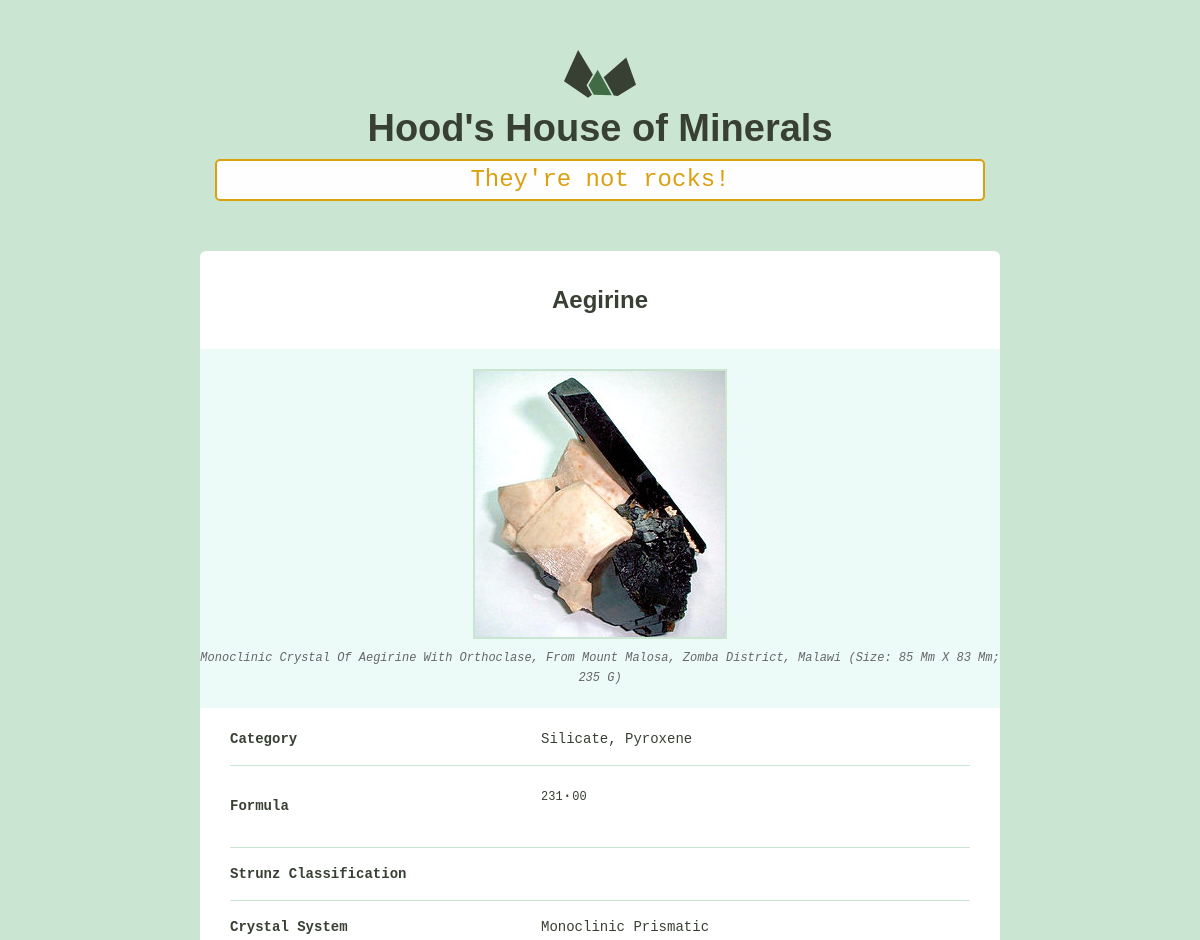
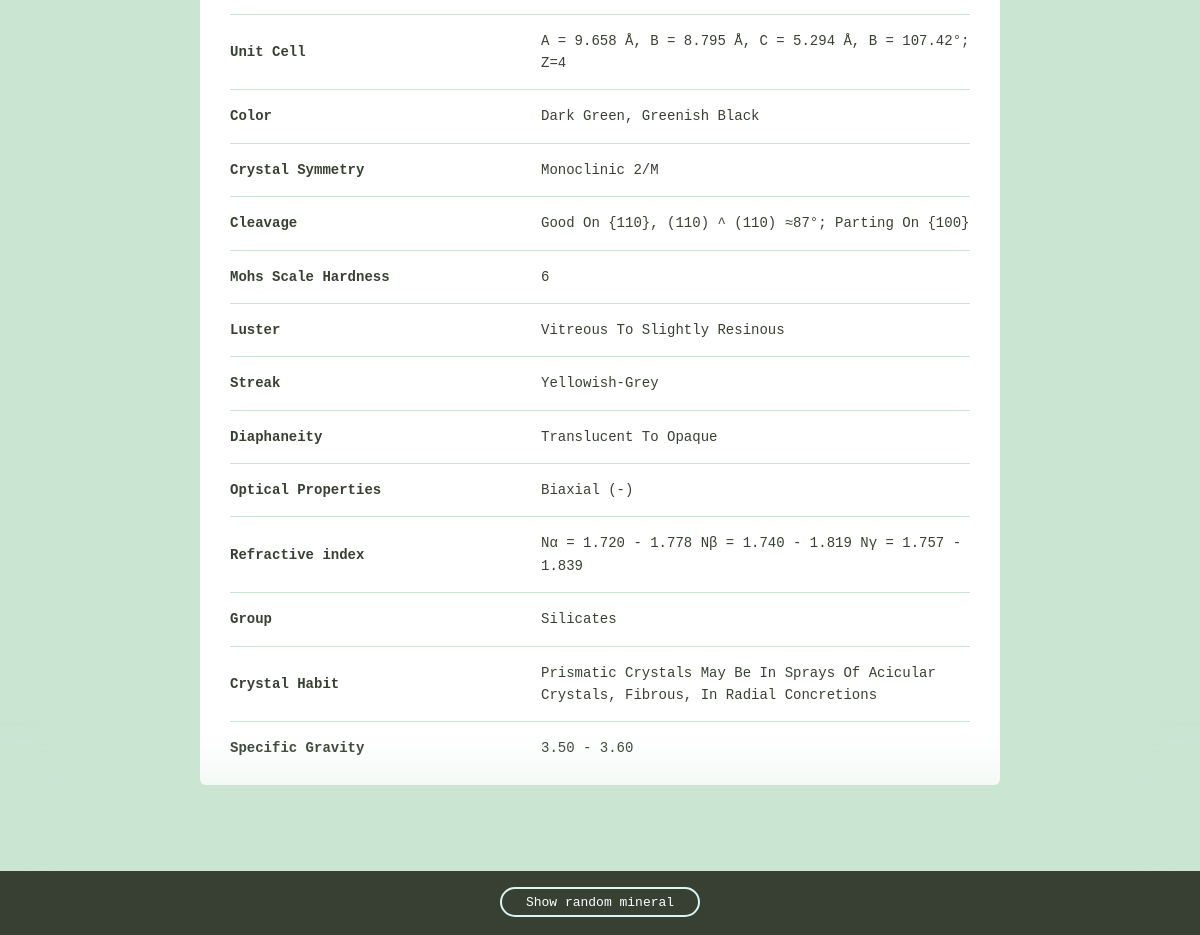
Screenshot of /detail/Aegirine/ with the database file from the repository (2 pictures, top to bottom).
### rocks/models.py (models this page shows, shortened)
class Rock(models.Model):
    name = models.CharField(max_length=255)
    image_filename = models.FileField(upload_to='static/rocks/images/')
    image_caption = models.CharField(max_length=255)
    category = models.CharField(max_length=255)
    formula = models.CharField(max_length=255)
    strunz_classification = models.CharField(max_length=255)
    crystal_system = models.CharField(max_length=255)
    unit_cell = models.CharField(max_length=255)
    color = models.CharField(max_length=255)
    crystal_symmetry = models.CharField(max_length=255)
    cleavage = models.CharField(max_length=255)
    mohs_scale_hardness = models.CharField(max_length=255)
    luster = models.CharField(max_length=255)
    streak = models.CharField(max_length=255)
    diaphaneity = models.CharField(max_length=255)
    optical_properties = models.CharField(max_length=255)
    refractive_index = models.CharField(max_length=255, default=None)
    group = models.CharField(max_length=255)
    crystal_habit = models.CharField(max_length=255, default=None)
    specific_gravity = models.CharField(max_length=255, default=None)

### rocks/views.py (the view)
# urls.py: url(r'^detail/(?P<rock_name>[äöü,\sa-zA-Z()-]+)/$', views.detail, name='detail'),
def detail(request, rock_name):
    get_rock = Rock.objects.get(name=rock_name)
    return render(request, 'rocks/detail.html', {'rock': get_rock})

### rocks/templatetags/rock_extras.py (called while the page is built)
@register.simple_tag
def random_rock():
    rocks = Rock.objects.all()
    rand_rock = choice(rocks)
    return rand_rock.name

@register.filter('markdown_to_html')
def markdown_to_html(markdown_text):
    html_body = markdown2.markdown(markdown_text)
    return mark_safe(html_body)

### rocks/templates/rocks/detail.html (shortened to what this page needs)
{% extends 'layout.html' %}
{% load static from staticfiles %}
{% load rock_extras %}
{% block content %}
    <div class="grid-100 mineral__container">
        <h1 class="mineral__name">{{rock.name|title}}</h1>
        <div class="mineral__image-bg">
            {% static "" as baseUrl %}
            <img class="mineral__image" src="{{baseUrl}}images/{{rock.image_filename}}" %}">
            <p class="mineral__caption">{{rock.image_caption|title}}</p>
        </div>
        <div class="mineral__table-container">
            <table class="mineral__table">
              <tr>
                <td class="mineral__category">Category</td>
                <td>{{rock.category|title}}</td>
              </tr>
              <tr>
                <td class="mineral__category">Formula</td>
                <td class="mineral__formula">{{rock.formula|markdown_to_html|title}}</td>
              </tr>
              <tr>
                <td class="mineral__category">Strunz Classification</td>
                <td>{{strunz_classification|title}}</td>
              </tr>
              <tr>
                <td class="mineral__category">Crystal System</td>
                <td>{{rock.crystal_system|title}}</td>
              </tr>
              <tr>
                <td class="mineral__category">Unit Cell</td>
                <td>{{rock.unit_cell|title}}</td>
              </tr>
              <tr>
                <td class="mineral__category">Color</td>
                <td>{{rock.color|title}}</td>
              </tr>
              <tr>
                <td class="mineral__category">Crystal Symmetry</td>
                <td>{{rock.crystal_symmetry|title}}</td>
              </tr>
              <tr>
                <td class="mineral__category">Cleavage</td>
                <td>{{rock.cleavage|title}}</td>
              </tr>
              <tr>
                <td class="mineral__category">Mohs Scale Hardness</td>
                <td>{{rock.mohs_scale_hardness|title}}</td>
              </tr>
              <tr>
                <td class="mineral__category">Luster</td>
                <td>{{rock.luster|title}}</td>
              </tr>
              <tr>
                <td class="mineral__category">Streak</td>
                <td>{{rock.streak|title}}</td>
              </tr>
              <tr>
                <td class="mineral__category">Diaphaneity</td>
                <td>{{rock.diaphaneity|title}}</td>
              </tr>
              <tr>
                <td class="mineral__category">Optical Properties</td>
                <td>{{rock.optical_properties|title}}</td>
              </tr>
              <tr>
                <td class="mineral__category">Refractive index</td>
                <td>{{rock.refractive_index|title}}</td>
              </tr>
              <tr>
                <td class="mineral__category">Group</td>
                <td>{{rock.group|title}}</td>
              </tr>
              <tr>
                <td class="mineral__category">Crystal Habit</td>
                <td>{{rock.crystal_habit|title}}</td>
              </tr>
              <tr>
                <td class="mineral__category">Specific Gravity</td>
                <td>{{rock.specific_gravity|title}}</td>
              </tr>
            </table>
        </div>
    </div>
{% endblock %}

### templates/layout.html (shortened to what this page needs)
{% load static from staticfiles %}
{% load rock_extras %}
<!doctype html>
<html lang='en'>
    <head>
        <link rel="stylesheet" href="{% static 'css/global.css' %}">
    </head>
    <body>
        <div class="bounds">
            <div class="grid-100">
              <a href="{% url 'rocks:index' %}">
                <h1 class="logo__name text-centered">Hood's House of Minerals</h1>
              </a>
              <p class="logo__text text-centered">They're not rocks!</p>
            </div>
            {% block content %}
            {% endblock %}
        </div>
        <div class="minerals__random">
            {% random_rock as get_rock %}
            <a class="minerals__anchor" href="{% url 'rocks:detail' rock_name=get_rock %}">Show random mineral</a>
        </div>
    </body>
</html>

### assets/css/global.css (style rules this page uses)
html { font-family: sans-serif; -ms-text-size-adjust: 100%; -webkit-text-size-adjust: 100%; }
body { margin: 0; }
a { background-color: transparent; }
h1 { font-size: 2em; margin: 0.67em 0; }
sub { font-size: 75%; line-height: 0; position: relative; vertical-align: baseline; bottom: -0.25em; }
img { border: 0; }
svg:not(:root) { overflow: hidden; }
table { border-collapse: collapse; border-spacing: 0; }
td, th { padding: 0; }
html { font-size: 62.5%; }
body { background-color: #CAE5D2; font-size: 1.5em; line-height: 1.6; font-weight: 400; font-family: "Cousine"; color: #666; }
.bounds { max-width: 800px; margin: 0 auto; padding: 50px 0 150px; overflow: hidden; }
.grid, .grid-5, .grid-10, .grid-15, .grid-20, .grid-25, .grid-30, .grid-33, .grid-35, .grid-40, .grid-45, .grid-50, .grid-55, .grid-60, .grid-65, .grid-66, .grid-70, .grid-75, .grid-80, .grid-90, .grid-95, .grid-100 { float: left; box-sizing: border-box; position: relative; }
.grid-100 { width: 100%; padding: 0 15px; }
h1, h2, h3, h4, h5, h6 { margin-top: 0; margin-bottom: 2rem; font-weight: bold; font-family: "Work Sans", sans-serif; color: #384033; }
h1 { font-size: 3.8rem; }
@media (min-width: 550px) { h1 { font-size: 3.8rem; } }
p { margin-top: 0; font-size: 1.6rem; }
a { color: #689b98; text-decoration: none; -webkit-transition: color 0.2s; -moz-transition: color 0.2s; -ms-transition: color 0.2s; -o-transition: color 0.2s; transition: color 0.2s; }
th, td { padding: 15px; text-align: left; border-bottom: 1px solid #e1e1e1; }
th:first-child, td:first-child { padding-left: 0; }
th:last-child, td:last-child { padding-right: 0; }
table, p, ul { margin-bottom: 2.5rem; }
.text-centered { text-align: center; }
.logo { display: block; fill: #384033; position: relative; margin: 0 auto; width: 72px; }
.logo__name { margin-bottom: 0; }
.logo__text { margin-bottom: 50px; font-size: 24px; color: #dca00f; background-color: #fefeff; border-radius: 5px; border: solid 2px; }
.minerals__anchor { border: solid 2px #DCF5F2; border-radius: 100px; color: #384033; display: block; font-size: 13px; text-align: center; padding: 8px 0 7px 0; width: 100%; transition: background-color 200ms ease-in-out, font-weight 200ms ease-in-out, color 200ms ease-in-out; }
.minerals__random { background-color: #384033; box-shadow: 0 0 100px 50px #CAE5D2; color: #fff; padding: 20px 0 20px 0; position: fixed; bottom: 0; text-align: center; width: 100%; }
.minerals__random .minerals__anchor { display: inline; color: #fff; padding: 6px 24px 5px 24px; }
.mineral__container { background-color: #fff; border-radius: 6px; list-style: none; padding: 0; text-align: center; }
.mineral__name { display: block; width: 100%; margin: 0; font-size: 24px; padding: 30px 0 30px 0; }
.mineral__image { display: block; margin: 0 auto; border: solid 2px #CAE5D2; }
.mineral__image-bg { background-color: #ecfaf8; padding: 20px 0; }
.mineral__caption { font-size: 12px; font-style: italic; padding: 10px 0 0 0; margin: 0; }
.mineral__table { font-size: 14px; color: #384033; }
.mineral__table td { border-color: #CAE5D2; }
.mineral__table tr:last-of-type td { border-bottom: none; padding-bottom: 0; }
.mineral__table-container { padding: 5px 30px 0; }
.mineral__category { font-weight: bold; width: 40%; }
.mineral__formula { font-size: 12px; }

### rows the page displays
Rock: name "Aegirine", image_filename (picture), image_caption "Monoclinic Crystal Of Aegirine With Orthoclase, From Mount Malosa, Zomba District, Malawi (Size: 85 Mm X 83 Mm; 235 G)", category "Silicate, Pyroxene", formula "231 . 00", crystal_system "Monoclinic Prismatic", unit_cell "A = 9.658 Å, B = 8.795 Å, C = 5.294 Å, Β = 107.42°; Z=4", color "Dark Green, Greenish Black", crystal_symmetry "Monoclinic 2/M", cleavage "Good On {110}, (110) ^ (110) ≈87°; Parting On {100}", mohs_scale_hardness "6", luster "Vitreous To Slightly Resinous", streak "Yellowish-Grey", diaphaneity "Translucent To Opaque", optical_properties "Biaxial (-)", refractive_index "Nα = 1.720 - 1.778 Nβ = 1.740 - 1.819 Nγ = 1.757 - 1.839", group "Silicates", crystal_habit "Prismatic Crystals May Be In Sprays Of Acicular Crystals, Fibrous, In Radial Concretions", specific_gravity "3.50 - 3.60"
